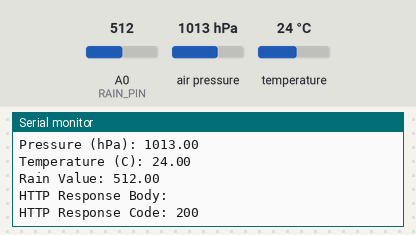
A sketch run on a simulated ESP8266 (Wemos D1 mini). Shown: the last lines printed to the serial monitor. The inputs (shaded band) are chosen by the test bench; at power-on: air pressure 1013 hPa, A0 (RAIN_PIN) = 512, temperature 24 °C. WiFi joins after 1.5 s; servers stay silent unless stated; uploads are accepted with an empty reply.

Above: at 2.7 s.
2.8 s: air pressure set to 952 hPa
At 6.86 s:
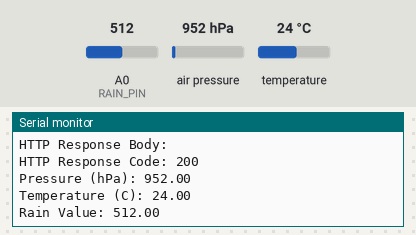
8.6 s: A0 (RAIN_PIN) set to 610
At 13.4 s:
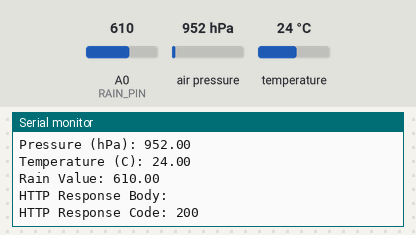
14.4 s: temperature set to 12 °C
At 17.27 s:
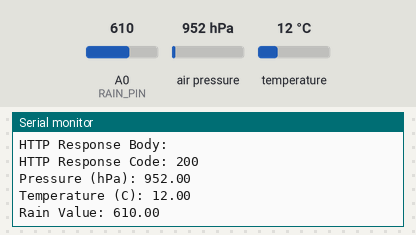
20.2 s: A0 (RAIN_PIN) set to 590
At 23.9 s:
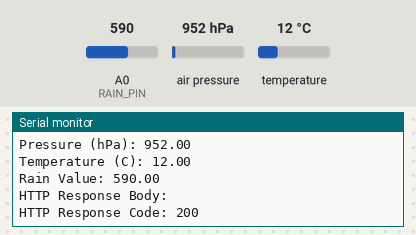
26.0 s: air pressure set to 975 hPa
At 27.68 s:
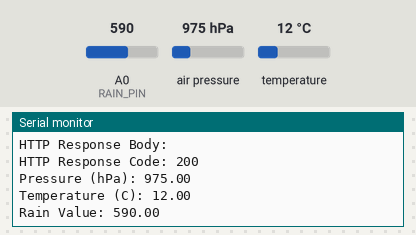
Timing chart, 0 to 29.2 s (numbered marks = the images above; inputs shaded):
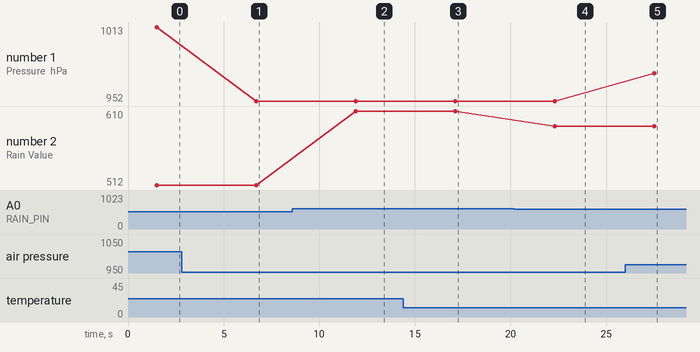

Measured:
- after the input at 2.8 s, the serial monitor: prints a new line after 3.9 s (image 1)
- after the input at 8.6 s, the serial monitor: prints a new line after 3.3 s (image 2)
- after the input at 14.4 s, the serial monitor: prints a new line after 2.7 s (image 3)
- after the input at 20.2 s, the serial monitor: prints a new line after 2.1 s (image 4)
- after the input at 26.0 s, the serial monitor: prints a new line after 1.5 s (image 5)
- plotted number 1: 1013 → 952 after the input at 2.8 s, 952 → 975 after the input at 26.0 s
- plotted number 2: 512 → 610 after the input at 8.6 s, 610 → 590 after the input at 20.2 s

The sketch:

sketch_apr20awemosbmp.ino
```cpp
#include <ESP8266HTTPClient.h>

#include <ESP8266WiFi.h>

#include <Adafruit_BMP280.h>
#include <ArduinoJson.h>

// Nastavenia WiFi
const char* ssid = "Hubcoo";
const char* password = "jozkomrkvicka";

// Nastavenie pinov pre I2C
#define SCL_PIN D1
#define SDA_PIN D2

// Nastavenie pinu pre YL-83 dažďový senzor
#define RAIN_PIN A0

// Inicializácia senzorov

Adafruit_BMP280 bmp;
WiFiClient client;

void setup() {
    Serial.begin(115200);


     WiFi.begin(ssid, password);
  while (WiFi.status() != WL_CONNECTED) {
    delay(500);
    Serial.print(".");
  }
  Serial.println("Connected to WiFi");
    if(!bmp.begin(0x76))
    {
      Serial.println("Failed to initialize sensors!");
        while (1) delay(10);
    }
    bmp.setSampling(Adafruit_BMP280::MODE_NORMAL,     /* Operating Mode. */
                    Adafruit_BMP280::SAMPLING_X2,     /* Temp. oversampling */
                    Adafruit_BMP280::SAMPLING_X16,    /* Pressure oversampling */
                    Adafruit_BMP280::FILTER_X16,      /* Filtering. */
                    Adafruit_BMP280::STANDBY_MS_500); /* Standby time. */
}

void loop() {


    float pressure = bmp.readPressure() / 100.0; // Pressure in hPa
    float temperatureBMP = bmp.readTemperature();
    float rainValue = analogRead(RAIN_PIN);
    Serial.print("Pressure (hPa): ");
    Serial.println(pressure);

    Serial.print("Temperature (C): ");
    Serial.println(temperatureBMP);

    Serial.print("Rain Value: ");
    Serial.println(rainValue);
    StaticJsonDocument<300> doc;
    JsonArray sensors = doc.createNestedArray("sensors");

    if(rainValue <= 600)
    {

      JsonObject sensorRain = sensors.createNestedObject();
      sensorRain["type"] = 7;
      sensorRain["data"] = rainValue;
    }
    HTTPClient http;
    http.begin(client, "http://192.168.54.88:8081/api/data/addData");
    http.addHeader("Content-Type", "application/json");


    JsonObject sensorBMP = sensors.createNestedObject();
    sensorBMP["type"] = 3;
    sensorBMP["data"] = pressure;


    String postData;
    serializeJson(doc, postData);
    int httpResponseCode = http.POST(postData);
    String response = http.getString();
    Serial.print("HTTP Response Body: ");
    Serial.println(response);
    Serial.print("HTTP Response Code: ");
    Serial.println(httpResponseCode);
    http.end();

    delay(5000); // Data sending interval
}
```
